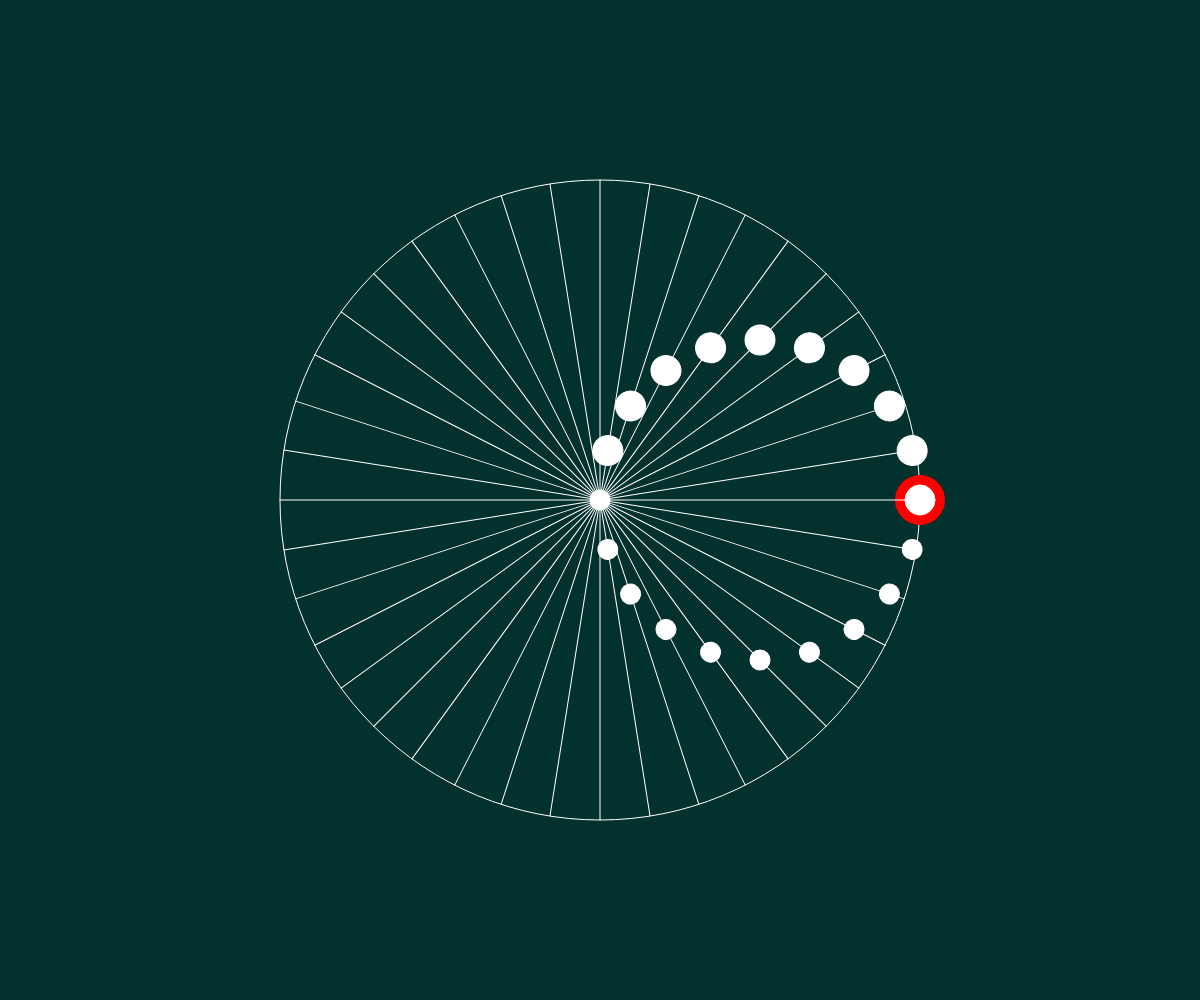
Frame 1 (no input)
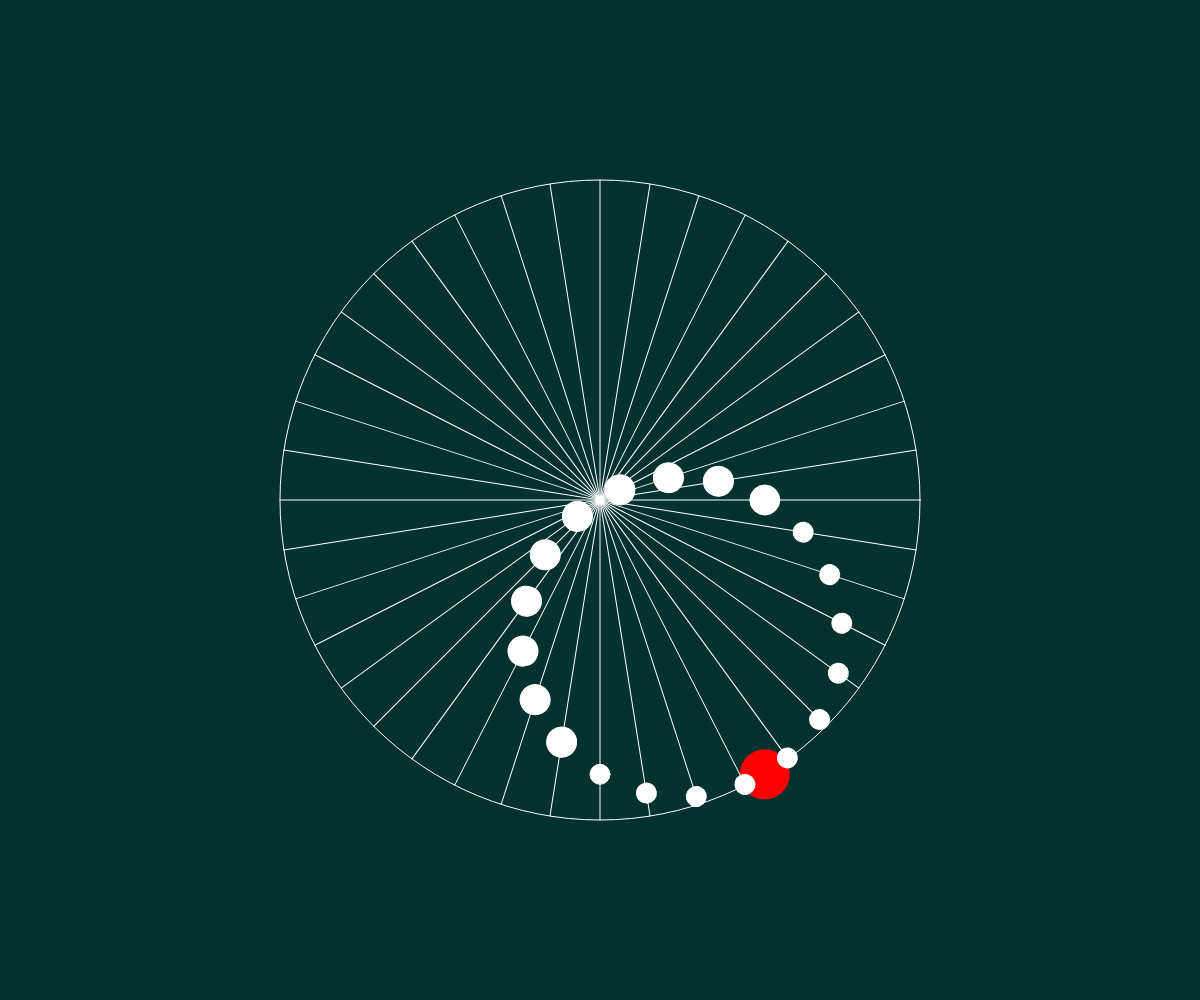
Frame 60 (no input)
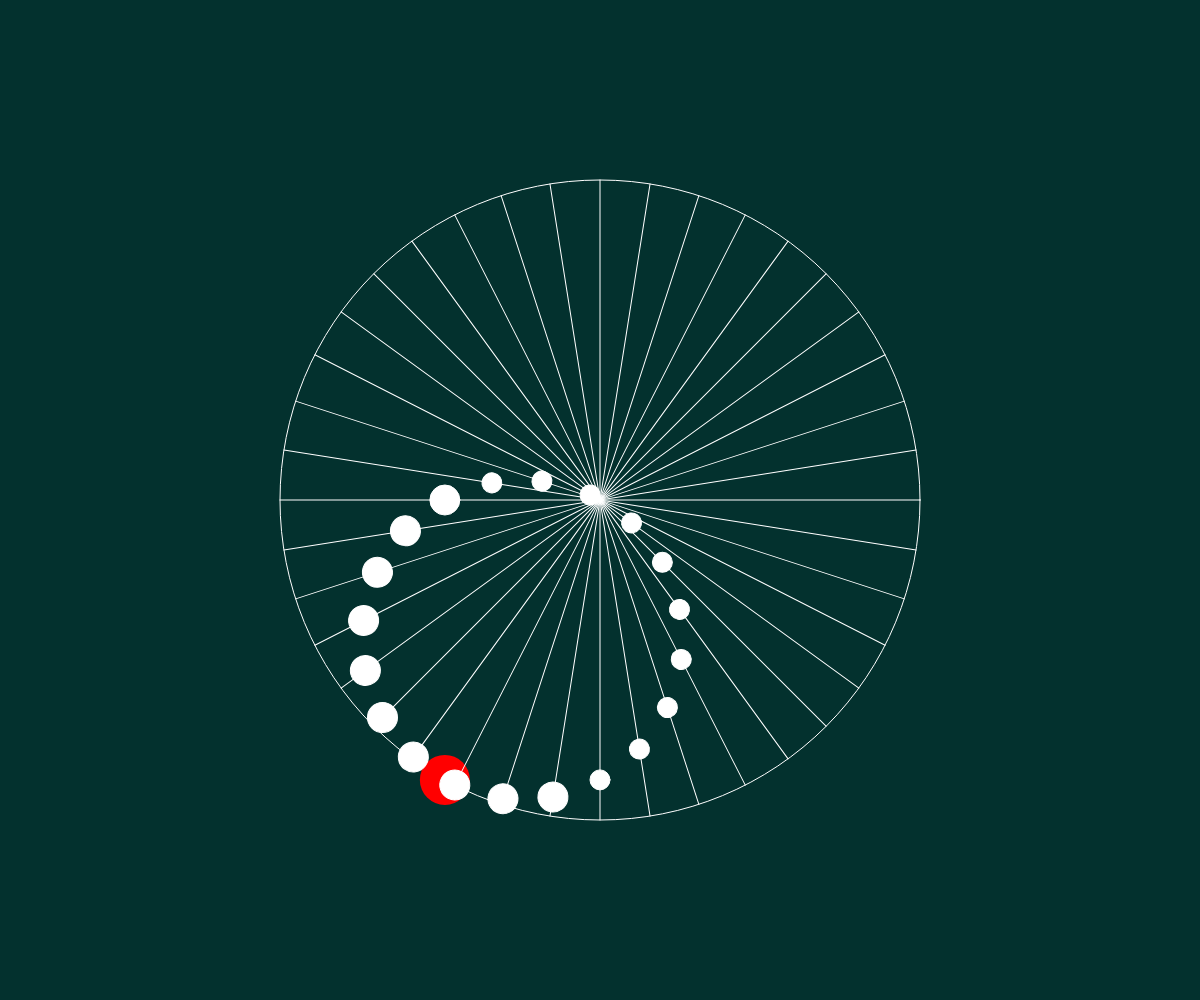
Frame 120 (the mouse pressed at the canvas centre since frame 60)

The p5.js sketch that drew these frames (run headless with seeded random() and noise() and a simulated clock; from frame 60 on, the mouse is pressed at the canvas centre):

// p5.js sketch
// ── sketch.js

// initial x and y position
let x; let y; let x2 = []; let y2 = [];
let radius = 320;
let angle = 0;
let numAxis = 10;
let shiftingAngles = [];


function setup() {
  createCanvas(windowWidth, windowHeight);
  angleMode(DEGREES);
  for (let i = 0; i < numAxis; i++) {
    shiftingAngles[i] = i*90/numAxis;
  }
}

function draw() {
  background(3, 49, 46);
  translate(width/2, height/2);
  stroke(255);

  x = radius * cos(angle);
  y = radius * sin(angle);

  noFill();
  ellipse(0, 0, radius*2, radius*2);
  noStroke();
  fill(255, 0, 0);
  ellipse(x, y, 50, 50);

  circles();
  // increment angle by 1
  angle += 1;
}

function circles() {
  // figuring out the other circles maybe chaos or not
  for (let i = 0; i < numAxis; i++) {
    x2[i] = radius * cos(angle + shiftingAngles[i]);
    y2[i] = radius * sin(angle + shiftingAngles[i]);
    push();
    rotate(-shiftingAngles[i]);
    stroke(255);
    line(-radius, 0, radius, 0);
    line(0, -radius, 0, radius);
    fill(255);
    ellipse(x2[i], 0, 30, 30);
    ellipse(0, y2[i], 20, 20);
    pop();
  }
}

function windowResized() {
  resizeCanvas(windowWidth, windowHeight);
}
